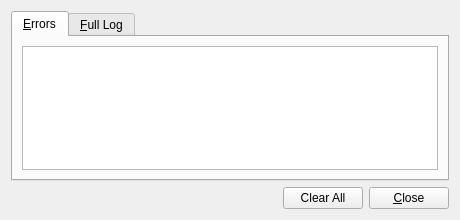
<?xml version="1.0" encoding="UTF-8"?>
<ui version="4.0">
 <class>LogWindow</class>
 <widget class="QWidget" name="LogWindow">
  <property name="geometry">
   <rect>
    <x>0</x>
    <y>0</y>
    <width>460</width>
    <height>220</height>
   </rect>
  </property>
  <property name="windowTitle">
   <string>TyQt Log</string>
  </property>
  <property name="windowIcon">
   <iconset resource="tyqt.qrc">
    <normaloff>:/tyqt</normaloff>:/tyqt</iconset>
  </property>
  <layout class="QVBoxLayout" name="verticalLayout">
   <item>
    <widget class="QTabWidget" name="tabWidget">
     <property name="currentIndex">
      <number>0</number>
     </property>
     <widget class="QWidget" name="errorTab">
      <attribute name="title">
       <string>&amp;Errors</string>
      </attribute>
      <layout class="QVBoxLayout" name="verticalLayout_2">
       <item>
        <widget class="QPlainTextEdit" name="errorLogText">
         <property name="contextMenuPolicy">
          <enum>Qt::CustomContextMenu</enum>
         </property>
         <property name="lineWrapMode">
          <enum>QPlainTextEdit::NoWrap</enum>
         </property>
         <property name="readOnly">
          <bool>true</bool>
         </property>
         <property name="maximumBlockCount">
          <number>1000</number>
         </property>
        </widget>
       </item>
      </layout>
     </widget>
     <widget class="QWidget" name="fullTab">
      <attribute name="title">
       <string>&amp;Full Log</string>
      </attribute>
      <layout class="QVBoxLayout" name="verticalLayout_3">
       <item>
        <widget class="QPlainTextEdit" name="fullLogText">
         <property name="contextMenuPolicy">
          <enum>Qt::CustomContextMenu</enum>
         </property>
         <property name="lineWrapMode">
          <enum>QPlainTextEdit::NoWrap</enum>
         </property>
         <property name="readOnly">
          <bool>true</bool>
         </property>
         <property name="maximumBlockCount">
          <number>1000</number>
         </property>
        </widget>
       </item>
      </layout>
     </widget>
    </widget>
   </item>
   <item>
    <layout class="QHBoxLayout" name="horizontalLayout">
     <item>
      <spacer name="horizontalSpacer">
       <property name="orientation">
        <enum>Qt::Horizontal</enum>
       </property>
       <property name="sizeHint" stdset="0">
        <size>
         <width>40</width>
         <height>20</height>
        </size>
       </property>
      </spacer>
     </item>
     <item>
      <widget class="QPushButton" name="clearButton">
       <property name="text">
        <string>Clear All</string>
       </property>
      </widget>
     </item>
     <item>
      <widget class="QPushButton" name="closeButton">
       <property name="text">
        <string>&amp;Close</string>
       </property>
      </widget>
     </item>
    </layout>
   </item>
  </layout>
 </widget>
 <resources>
  <include location="tyqt.qrc"/>
 </resources>
 <connections/>
</ui>
